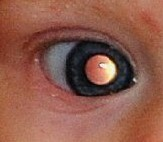
#> input picture test.jpg, 163 x 142 px
$ python cancer.py   (older library calls are emulated)
#> lines starting #> are read from the running program, lines starting #| are printed output that depends on the picture; after the words box and inside, x2 and y2 are one past the last pixel; in counts of white or black regions, pixels touching at a corner belong together; long printed decimals are rounded
import cv2
import imutils
import numpy as np
from math import hypot
import math

#Initialize
pupil_area = 0
cat_area = 0
cX_pupil = 0
cY_pupil = 0
cX_cat = 0
cY_cat = 0


img = cv2.imread('test.jpg')
#> img is the input picture: shape (142, 163, 3); mean B, G, R 75.5, 90.4, 141.8
img = imutils.resize(img, width=500)
#> img: shape (435, 500, 3)
cv2.imshow("Original Image of Eye", img)
cv2.imwrite("demo/0-OriginalImage.jpg",img)

#Grayscale
gray = cv2.cvtColor(img, cv2.COLOR_BGR2GRAY)
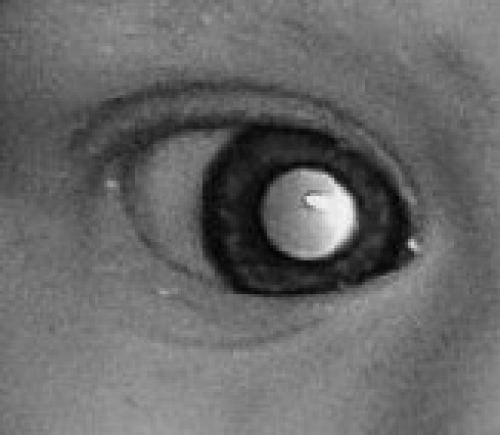
#> gray: shape (435, 500); min 3, max 245, mean 104
cv2.imshow("1 - Grayscale Conversion", gray)
cv2.imwrite("demo/1-grayscale.jpg",gray)

#Parameters Calculation
grayTemp=gray
grayscale = grayTemp
ret, grayTemp = cv2.threshold(grayTemp, 55, 255,  cv2.THRESH_OTSU | cv2.THRESH_BINARY_INV)
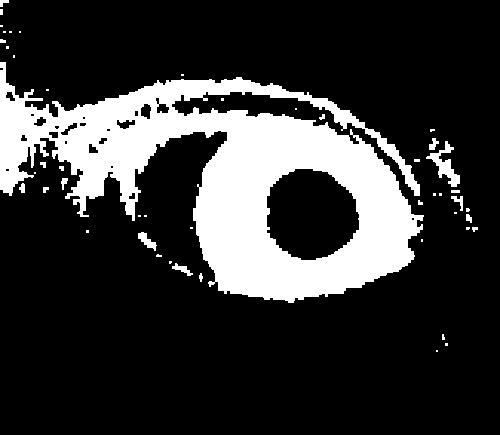
#> grayTemp: shape (435, 500); 20.6% white; 48 white regions (30 under 20 px), largest, box (x1, y1, x2, y2) and area: (0, 62, 424, 303) 43154, (426, 141, 460, 187) 520, (138, 232, 157, 251) 158
#> ret = 84
grayTemp = cv2.morphologyEx(grayTemp, cv2.MORPH_CLOSE, np.ones((5, 5), np.uint8))
#> grayTemp: shape (435, 500); 21.2% white; 28 white regions (17 under 20 px), largest, box (x1, y1, x2, y2) and area: (0, 62, 424, 303) 44455, (426, 138, 478, 232) 928, (138, 232, 157, 251) 158
grayTemp = cv2.morphologyEx(grayTemp, cv2.MORPH_ERODE, np.ones((2, 2), np.uint8))
#> grayTemp: shape (435, 500); 20.2% white; 30 white regions (23 under 20 px), largest, box (x1, y1, x2, y2) and area: (0, 63, 424, 303) 42128, (427, 139, 478, 232) 745, (366, 129, 423, 205) 621
grayTemp = cv2.morphologyEx(grayTemp, cv2.MORPH_OPEN, np.ones((2, 2), np.uint8))
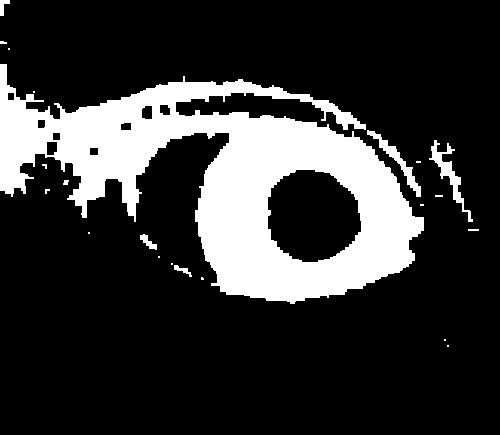
#> grayTemp: shape (435, 500); 20.2% white; 22 white regions (14 under 20 px)

#Find Contours
thresholdTemp = cv2.inRange(grayTemp, 250, 255)
imagesample,contours, heirarchy = cv2.findContours(
	thresholdTemp, cv2.RETR_LIST, cv2.CHAIN_APPROX_SIMPLE
)
#> contours = 31 contours, 16 with area under 20; largest, box (x1, y1, x2, y2) and area: (0, 64, 424, 304) 48302, (267, 169, 362, 263) 6846, (429, 140, 473, 222) 572, (367, 130, 421, 197) 503, (46, 141, 58, 156) 142

c = None
sec = None
max = 0
smax = 0
for contour in contours:
	if cv2.contourArea(contour) > max:
		smax = max
		sec = c
		max = cv2.contourArea(contour)
		c = contour
	elif cv2.contourArea(contour) > smax:
		smax = cv2.contourArea(contour)
		sec = contour
	if cv2.contourArea(contour)>1000000 and cv2.contourArea(contour) < 1100000:
		smax = cv2.contourArea(contour)
		sec = contour
#> this loop made 31 passes
#> (smax, max, c) on pass 1: (0, 1, [[447, 345], [447, 346], [448, 346], [448, 345]])
#> (smax, sec, max) on pass 3: (1, [[447, 345], [447, 346], [448, 346], [448, 345]], 3.5)
#> after the loop, c = contour of 753 points, box (x1, y1, x2, y2) (0, 64, 424, 304), area 48302; max = 48301.5

center = cv2.moments(c)
#> center = moments, m00 48301.5, centre m10/m00, m01/m00 = (237, 184.9)
r = math.ceil((cv2.contourArea(c) / np.pi) ** 0.5)
#> r = 124
r = r * 0.7
#> r = 86.8
img2 = np.zeros_like(grayscale)
cx = int(center['m10'] / center['m00']) #centroid
#> cx = 237
cy = int(center['m01'] / center['m00'])
#> cy = 184
cv2.circle(img2, (cx, cy), int(r), (255, 255, 255), -1)
#> img2: shape (435, 500); 10.7% white; 1 white region, box (x1, y1, x2, y2) and area: (151, 98, 324, 271) 23217
res = cv2.bitwise_and(grayscale, img2)
resized = cv2.resize(res, (256, 256))
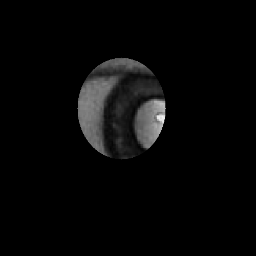
#> resized: shape (256, 256); min 0, max 244, mean 7.4
mean, std = cv2.meanStdDev(resized)
#> mean = [7.38]; std = [26.07]
mean = mean[0][0]
#> mean = 7.38
std = std[0][0]
#> std = 26.07
U = abs((1 - std / mean))
#> U = 2.53
count = 0
sum = 0

for x in resized:
	for y in x:
		if y!=0:
			sum = sum + y
			count = count + 1
#> after the loop, count = 7093; sum = 483879

mean = sum/count
#> mean = 68.22
deltaSum = 0
for x in resized:
	for y in x:
		if y!=0:
			deltaSum = (y - mean ) ** 2
std = (float(deltaSum)/count)**0.5
#> std = 0.632


#2D Filter
kernel = np.ones((5,5),np.float32)/25
imgfiltered = cv2.filter2D(gray,-1,kernel)
cv2.imshow("2 - 2D Filtered", imgfiltered)
cv2.imwrite("demo/2-2DFiletered.jpg",imgfiltered)

kernelOp = np.ones((10, 10), np.uint8)
kernelCl = np.ones((15, 15), np.uint8)

ret,thresh_image = cv2.threshold(imgfiltered,50,255,cv2.THRESH_BINARY_INV)
#> thresh_image: shape (435, 500); 10.1% white; 3 white regions, box (x1, y1, x2, y2) and area: (113, 119, 412, 296) 21984, (115, 99, 122, 104) 25, (124, 165, 129, 170) 20
cv2.imshow("3 - Thresholding",thresh_image)
cv2.imwrite("demo/3-Thresholding.jpg",thresh_image)

morpho = cv2.morphologyEx(thresh_image, cv2.MORPH_OPEN, kernelOp)
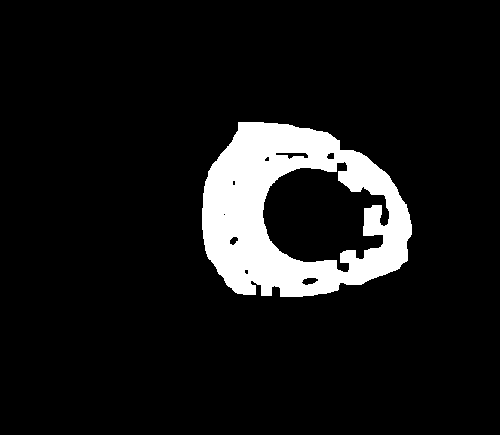
#> morpho: shape (435, 500); 9.1% white; 1 white region, box (x1, y1, x2, y2) and area: (202, 122, 412, 297) 19896
cv2.imshow("4 - Morpholigical Opening", morpho)
cv2.imwrite("demo/4-MorphoOpening.jpg",morpho)
cimg_morpho = img.copy()

# Find circular parts in the image
circles = cv2.HoughCircles(morpho, cv2.HOUGH_GRADIENT, 1, 20, param1=10, param2=15, minRadius=0, maxRadius=0)
#> circles = 16 rows, first 8: [309.5, 214.5, 46.6], [289.5, 208.5, 88.7], [332.5, 216.5, 69.7], [307.5, 243.5, 104.9], [344.5, 200.5, 83.8], [279.5, 227.5, 77.7], [347.5, 231.5, 63.6], [321.5, 190.5, 72.6]
if circles is None:
    print('Exception Case: <NoneType>')
    exit()

#Traverse the circles
for i in circles[0,:]:
    cv2.circle(cimg_morpho,(i[0],i[1]),i[2],(0,255,0),2)
    cv2.circle(cimg_morpho,(i[0],i[1]),2,(0,0,255),3)
#> this loop made 16 passes
#> i on passes 1 to 12: [309.5, 214.5, 46.6], [289.5, 208.5, 88.7], [332.5, 216.5, 69.7], [307.5, 243.5, 104.9], [344.5, 200.5, 83.8], [279.5, 227.5, 77.7], [347.5, 231.5, 63.6], [321.5, 190.5, 72.6], [377.5, 227.5, 33.8], [301.5, 187.5, 60.4], [246.5, 251.5, 42.9], [357.5, 168.5, 21.6]
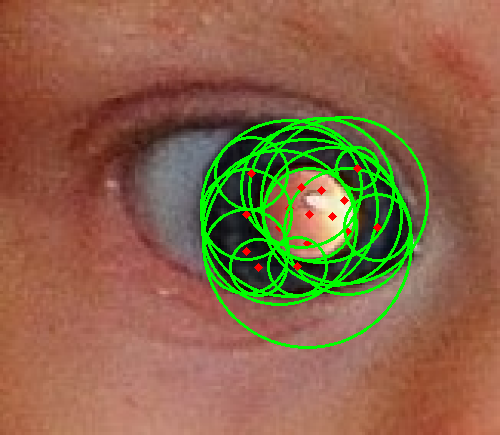
#> cimg_morpho: shape (435, 500, 3); mean B, G, R 72, 102.5, 137.5

cv2.imshow("5 - Find Circles", cimg_morpho)
cv2.imwrite("demo/5-FindCircle.jpg",cimg_morpho)
img_morpho_copy = morpho.copy()

# Get values(centre x, centre y, radius) for all circles
circle_values_list = np.uint16(np.around(circles))
#> circle_values_list = 16 rows, first 8: [310, 214, 47], [290, 208, 89], [332, 216, 70], [308, 244, 105], [344, 200, 84], [280, 228, 78], [348, 232, 64], [322, 190, 73]
x, y, r = circle_values_list[0,:][0]
#> x = 310; y = 214; r = 47
rows, cols = img_morpho_copy.shape
#> rows = 435; cols = 500

colourx=0
coloury=0
colourz=0
count=0

for i in range(cols):
    for j in range(rows):
        if hypot(i-x, j-y) > r:
            img_morpho_copy[j,i] = 0
        else:
                colour = img[j,i]
                colourx=colourx+colour[0]
                coloury=coloury+colour[1]
                colourz=colourz+colour[2]
                count=count+1
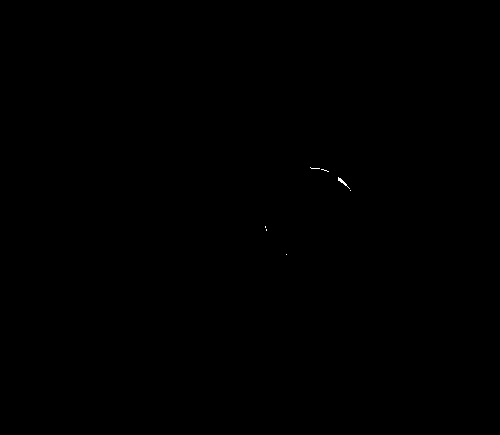
#> img_morpho_copy: shape (435, 500); 0.03% white in thin lines or dots, all inside (x1, y1, x2, y2) = (265, 167, 351, 255)
#> after the loop, colourx = 793908; coloury = 959148; colourz = 1344641; count = 6921

#print(colourx,coloury,colourz,count)
c1t=colourx/count
#> c1t = 114.7
c2t=coloury/count
#> c2t = 138.6
c3t=colourz/count
#> c3t = 194.3
print(c1t,c2t,c3t)
#| 114.710 138.585 194.284


if(c1t>100 or c2t>100):
        print("You might be diagnosed with eye cancer")
        print("Please visit an Eye Specialist")
        cv2.waitKey(0)
else:
    print("Your Eyes are Healthy")
    print("You do not have Eye cancer")


cv2.waitKey(0)
